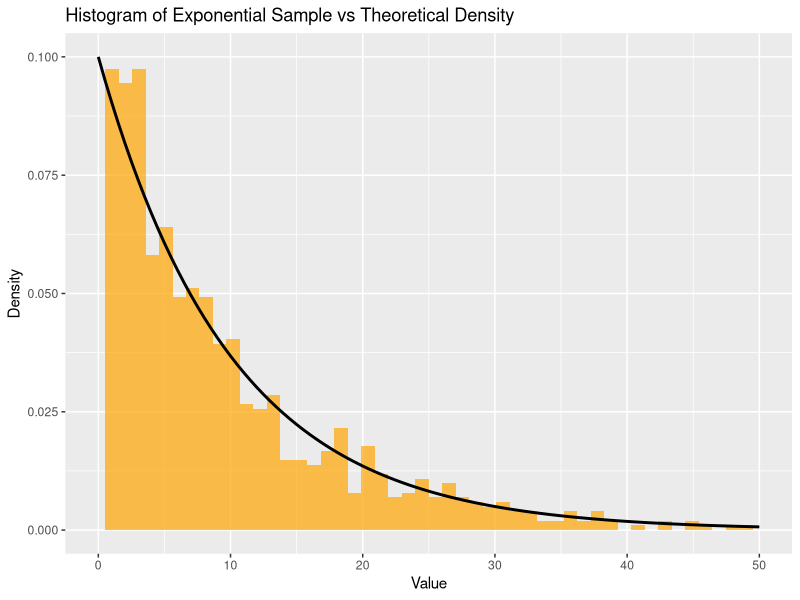
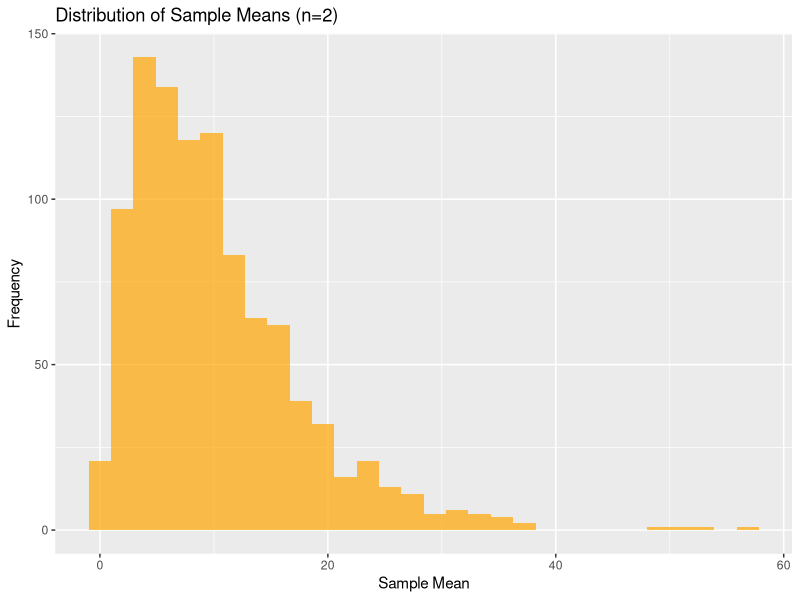
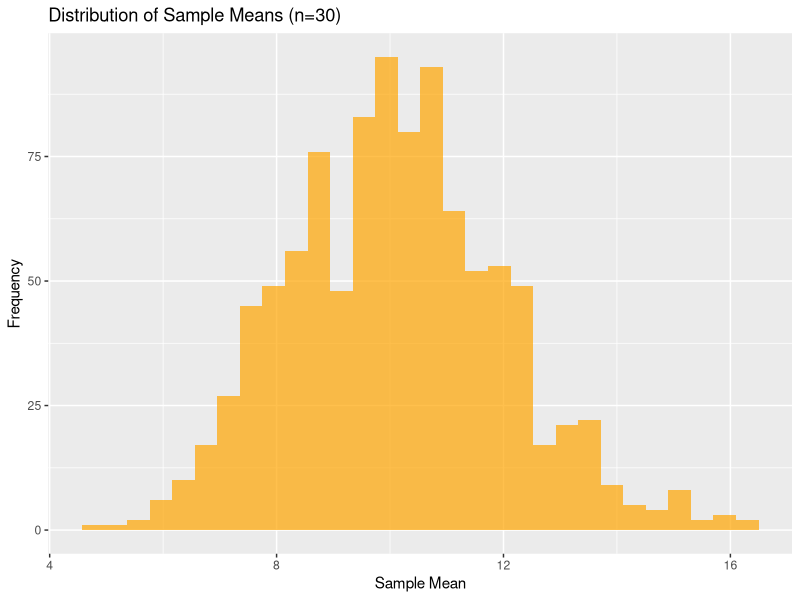

Write the R code that produced these figures, in order.
## ---- chunk 1
# Chunk labels used to identify code blocks. Useful for error tracking
knitr::opts_chunk$set(warning = FALSE, message = FALSE, echo = TRUE)
# Globally set default behavior of code chunks
# Warnings and messages are hidden. Code is still shown. Produces a clean output
## ---- chunk 2
library(dplyr)
library(ggplot2)
library(readr)
library(magrittr)
library(MASS)

set.seed(3112668) # For reproducibility
## ---- chunk 3
group_a <- 100 # Vaccinated
group_b <- 100 # Not vaccinated

p_flu_vaccine <- 0.10 # 10% change of getting flu
p_flu_none <- 0.30 # 30% change of getting flu

flu_a <- rbinom(1, group_a, p_flu_vaccine)
flu_b <- rbinom(1, group_b, p_flu_none)

# rbinom generates random numbers from a binomial distribution (number, size, probability)
# Simulating a survey of 100 people getting the flu when vaccinated and 100 people getting the flu when they are not vaccinated

no_flu_a <- group_a - flu_a
no_flu_b <- group_b - flu_b
# Calculating how many people didn't get the flu from each group

output <- data.frame(
  Outcome = c("Infected", "Not infected", "Participants"),
  Vaccinated_group = c(flu_a, no_flu_a, group_a),
  Unvaccinated_group = c(flu_b, no_flu_b, group_b)
) # Mimic a clinical statistics table

print(output)
## ---- chunk 4
prob_unvaccinated_no_infection <- no_flu_b / group_b # Empirical probability unvaccinated people will not get the flu
cat("Probability of someone unvaccinated not getting the flu:", # The cat() prints the message in clear text
    round(prob_unvaccinated_no_infection, 3)) # The 3 rounds the probability to 3 decimal places
## ---- chunk 5
p_hat <- prob_unvaccinated_no_infection # The sample proportion. This estimates the probability of not getting the flu in this group
n <- group_b # The number of people in the unvaccinated group
se <- sqrt(p_hat * (1 - p_hat) / n) # se stands for Standard Error. It measures the uncertainty in the sample proportion
z_value <- qnorm(0.975) # The Z-score represents the number of standard errors from the normal distribution. In this case its 1.96
print(z_value)

ci_lower <- p_hat - z_value * se # This gives us the lower end of the confidence interval in the population proportion given the standard errors
ci_upper <- p_hat + z_value * se # This gives us the upper end of the confidence interval in the population proportion

cat("We have 95% confidence that the proportion of unvaccinated people who didn't get the flu lies between ", round(ci_lower, 3), " and ", round(ci_upper, 3), ". In other words, this is the probability of not getting the flu when you didn't get the vaccine", "\n") # This is a statement explaining that I am 95% confident the population value is between these two ends
## ---- chunk 6
percentage_vaccinated <- 0.40
percentage_unvaccinated <- 0.60
# Both percentages add up to 1
# I need to calculate the percentage of infections given the uptake rate whilst taking into account the chance of getting the virus after receiving the vaccine and not receiving the vaccine at all
expected_infections <- (percentage_vaccinated * p_flu_vaccine) + (percentage_unvaccinated * p_flu_none)

cat("The expected percentage of flu infections accross a population where 40% of participants received the vaccine is", round(expected_infections * 100, 1), "%") # Convert the result into a percentage whilst rounding to one decimal place
## ---- chunk 7
# The question is asking me what the chance that a vaccinated person gets the flu as stated with 10% chance of infection
# The same experiment will be repeated 10 times
# There are only two outcomes 
# Being infected or receiving the vaccine the previous year doesn't alter the chances the following year
# The three conditions mentioned above indicates that this is a binomial distribution
# Since I need to give a probability in terms of a percentage I can work from the other direction (X less or equals too 2)
probability_three_or_more_flu_events <- 1 - pbinom(2, 10, p_flu_vaccine) # Subtract from 1 to give the value I'm looking for
# The pbinom function gives the cumulative probability of 0.9298 which is taking into account someone getting the flu virus no times at all, 1 event or 2 events
probability_two_or_less_flu_events <- pbinom(2, 10, p_flu_vaccine)
probability_three_or_more_flu_events <- 1 - probability_two_or_less_flu_events
cat("There is a", round(probability_two_or_less_flu_events * 100, 1), 
    "% chance of a vaccinated person getting the flu 2 times or less in 10 years.")
cat(" Therefore, the probability of getting the flu at least 3 times in 10 years:", 
    round(probability_three_or_more_flu_events * 100, 1), "% \n")
## ---- chunk 8
rate_parameter <- 1/10 # The rate parameter is the inverse of the mean
sample_number <- 1000 # Number of random sample values

exponential_distribution <- rexp(sample_number, rate = rate_parameter) # Generates one thousand values from this type of distribution
# Below is calculating population statistics
population_mean <- 1/rate_parameter # The population mean is the inverse of the rate parameter
population_sd <- 1/rate_parameter # The population standard deviation is also the inverse of the rate parameter

sample_mean <- mean(exponential_distribution) # The sample mean is the average of the generated sample values
sample_sd <- sd(exponential_distribution) # The sample standard deviation is the standard deviation of the generated sample values

cat("Population mean:", population_mean, "\n") # Prints the population mean
cat("Sample mean:", round(sample_mean, 3), "\n") # Prints the sample mean rounded to 3 decimal places
cat("Population standard deviation:", population_sd, "\n") # Prints the population standard deviation
cat("Sample standard deviation:", round(sample_sd, 3), "\n") # Prints the sample standard deviation rounded to 3 decimal places
## ---- chunk 9
ggplot(data.frame(x = exponential_distribution), aes(x = x)) + # Create a data frame with the sample values
  geom_histogram(aes(y = ..density..), bins = 50, fill = "orange", alpha = 0.7) + # Histogram with density on y-axis
  stat_function(fun = dexp, args = list(rate = rate_parameter), color = "black", size = 1) + # Overlay theoretical density function
  labs(title = "Histogram of Exponential Sample vs Theoretical Density", # Title of the plot
       x = "Value", y = "Density") + # Labels for x and y axes
  xlim(0, 50) # Limit x-axis to 0-50 for better visibility
## ---- chunk 10
number_of_samples <- 1000 # Number of sample means to generate
sample_size_small <- 2 # Size of each sample

sample_means_size_2 <- replicate(number_of_samples, mean(rexp(sample_size_small, rate = rate_parameter)))  # Generate 1000 sample means of size 2

ggplot(data.frame(means = sample_means_size_2), aes(x = means)) +  # Create a data frame with the sample means
  geom_histogram(bins = 30, fill = "orange", alpha = 0.7) +  # Histogram of sample means
  labs(title = "Distribution of Sample Means (n=2)",  # Title of the plot
       x = "Sample Mean", y = "Frequency")  # Labels for x and y axes

cat("Mean of sample means:", round(mean(sample_means_size_2), 3), "\n")  # Calculate and print the mean of sample means
cat("Standard deviation of sample means:", round(sd(sample_means_size_2), 3), "\n")  # Calculate and print the standard deviation of sample means
cat("Theoretical standard error:", round(population_sd/sqrt(sample_size_small), 3), "\n")  # Theoretical standard error of the sample means
## ---- chunk 11
sample_size_larger <- 30  # Size of each sample

sample_means_size_30 <- replicate(number_of_samples, mean(rexp(sample_size_larger, rate = rate_parameter)))  # Generate 1000 sample means of size 30

ggplot(data.frame(means = sample_means_size_30), aes(x = means)) +  # Create a data frame with the sample means
  geom_histogram(bins = 30, fill = "orange", alpha = 0.7) +  # Histogram of sample means
  labs(title = "Distribution of Sample Means (n=30)",  # Title of the plot
       x = "Sample Mean", y = "Frequency")  # Labels for x and y axes

cat("Mean of sample means:", round(mean(sample_means_size_30), 3), "\n") # Calculate and print the mean of sample means
cat("Standard deviation of sample means:", round(sd(sample_means_size_30), 3), "\n")  # Calculate and print the standard deviation of sample means
cat("Theoretical standard error:", round(population_sd/sqrt(sample_size_larger), 3), "\n")  # Theoretical standard error of the sample means
## ---- chunk 12
randomly_selected_participants <- 20
current_average_attractiveness_rating <- 7.5
new_average_attractiveness_rating <- 8.2
standard_deviation_difference_between_averages <- 1.9
statistical_significance_level_percentage <- 0.05

difference_in_averages <- new_average_attractiveness_rating - current_average_attractiveness_rating
print(difference_in_averages)
standard_error_difference <- standard_deviation_difference_between_averages / sqrt(randomly_selected_participants)
print(standard_error_difference)
t_statistic <- difference_in_averages / standard_error_difference
print(t_statistic)
degrees_of_freedom <- randomly_selected_participants - 1
print(degrees_of_freedom)

cat("\n") # Adding a line space between print outs

p_value <- pt(t_statistic, degrees_of_freedom, lower.tail = FALSE)
# pt refers to the probability t-distribution that R uses to calculate the probability for this type of set of values
cat("Sample mean difference:", difference_in_averages, "\n")
cat("Standard error of difference:", round(standard_error_difference, 4), "\n")
cat("t-statistic:", round(t_statistic, 4), "\n")
cat("Degrees of freedom:", degrees_of_freedom, "\n")
cat("p-value (one-tailed):", round(p_value, 4), "\n")

if(p_value < statistical_significance_level_percentage) {
  cat("Decision: Reject H0 - The new design is significantly more attractive\n")
} else {
  cat("Decision: Fail to reject H0 - No significant difference in attractiveness\n")
}
## ---- chunk 13
# Setting up the population parameters (we wouldn't normally know this)
true_mean_group1 <- 50 # Average for group 1
true_mean_group2 <- 55 # Average for group 2
true_standard_deviation_both_groups <- 10  # Standard deviation for both groups
correlation_between_groups <- 0.8 # Correlation between the two groups
number_of_participant_pairs <- 10 # Number of pairs of participants

# Creating the mathematical setup for generating correlated data
population_means <- c(true_mean_group1, true_mean_group2) # Means for the two groups
variance_covariance_matrix <- matrix(c(true_standard_deviation_both_groups^2,  # Variance for group 1
                                     correlation_between_groups * true_standard_deviation_both_groups * true_standard_deviation_both_groups, # Covariance between the groups
                                     correlation_between_groups * true_standard_deviation_both_groups * true_standard_deviation_both_groups, # Covariance between the groups
                                     true_standard_deviation_both_groups^2), nrow = 2) # Variance for group 2

# Generate 10 pairs of observations (pretending we don't know the true values)
generated_data_10_pairs <- MASS::mvrnorm(number_of_participant_pairs, population_means, variance_covariance_matrix) # Generates multivariate normal data
measurements_from_group1 <- generated_data_10_pairs[, 1] # Extracting measurements for group 1
measurements_from_group2 <- generated_data_10_pairs[, 2] # Extracting measurements for group 2

# Examining our sample data (as if we're researchers who don't know the truth)
cat("Sample Group 1 - Average:", round(mean(measurements_from_group1), 2), # Calculating the average and standard deviation for group 1
    "Variability:", round(sd(measurements_from_group1), 2), "\n") # Calculating the average and standard deviation for group 1
cat("Sample Group 2 - Average:", round(mean(measurements_from_group2), 2),  # Calculating the average and standard deviation for group 2
    "Variability:", round(sd(measurements_from_group2), 2), "\n") # Calculating the average and standard deviation for group 2
cat("How strongly related the groups are:", round(cor(measurements_from_group1, measurements_from_group2), 3), "\n")  # Correlation between the two groups
## ---- chunk 14
cat("Decision on test choice:\n") # This is a comment to explain the decision making process
cat("- We have paired observations (same participants measured twice)\n") # This is a comment to explain the decision making process
cat("- Sample size is small (n=10), so we need t-test not z-test\n") # This is a comment to explain the decision making process
cat("- Data should be normally distributed for t-test to be valid\n") # This is a comment to explain the decision making process
cat("- We'll use a paired t-test because the groups are related\n\n") # This is a comment to explain the decision making process
## ---- chunk 15
# Conducting the test
statistical_significance_threshold <- 0.05 # Setting the significance level for the test

paired_t_test_results_10 <- t.test(measurements_from_group1, measurements_from_group2,  # Performing the paired t-test
                                  paired = TRUE, alternative = "two.sided") # Specifying it's a paired test and two-tailed
print(paired_t_test_results_10) # Printing the results of the t-test

cat("\nConclusion: With probability of error =", round(paired_t_test_results_10$p.value, 4),  # Printing the p-value from the test
    "\nwe", ifelse(paired_t_test_results_10$p.value < statistical_significance_threshold, "reject", "fail to reject"),    # Conditional statement to determine if we reject or fail to reject the null hypothesis
    "the hypothesis that both groups have the same average at α = 0.05\n") # Printing the conclusion based on the p-value

cat("\nReflection on test's ability to reach correct conclusion:\n") # This is a comment to explain the reflection process
if(paired_t_test_results_10$p.value < statistical_significance_threshold) {      # If the p-value is less than the significance threshold
  cat("The test correctly detected the difference that actually exists (50 vs 55).\n") # Printing a message if the test detected the difference
  cat("With only 10 pairs, we got lucky to detect this 5-unit difference.\n") # Printing a message about the sample size
} else { # If the p-value is not less than the significance threshold
  cat("The test failed to detect the difference that actually exists (50 vs 55).\n") # Printing a message if the test did not detect the difference
  cat("This is likely because 10 pairs isn't enough data to reliably detect a 5-unit difference.\n") # Printing a message about the sample size
}
## ---- chunk 16
# Testing with more data (30 pairs)
number_of_participant_pairs_larger_study <- 30 # Number of pairs of participants in the larger study

# Generate 30 pairs of observations
generated_data_30_pairs <- MASS::mvrnorm(number_of_participant_pairs_larger_study, population_means, variance_covariance_matrix) # Generates multivariate normal data for 30 pairs
measurements_from_group1_larger_study <- generated_data_30_pairs[, 1] # Extracting measurements for group 1 in the larger study
measurements_from_group2_larger_study <- generated_data_30_pairs[, 2] # Extracting measurements for group 2 in the larger study

cat("Larger Study - Sample Group 1 - Average:", round(mean(measurements_from_group1_larger_study), 2),  # Calculating the average and standard deviation for group 1 in the larger study
    "Variability:", round(sd(measurements_from_group1_larger_study), 2), "\n") # Calculating the average and standard deviation for group 1 in the larger study
cat("Larger Study - Sample Group 2 - Average:", round(mean(measurements_from_group2_larger_study), 2),  # Calculating the average and standard deviation for group 2 in the larger study
    "Variability:", round(sd(measurements_from_group2_larger_study), 2), "\n") # Calculating the average and standard deviation for group 2 in the larger study
cat("How strongly related the groups are:", round(cor(measurements_from_group1_larger_study, measurements_from_group2_larger_study), 3), "\n") # Correlation between the two groups in the larger study
## ---- chunk 17
cat("Decision on test choice for larger study:\n") # This is a comment to explain the decision making process
cat("- Still have paired observations (same participants measured twice)\n") # This is a comment to explain the decision making process
cat("- Sample size is larger (n=30), but we still use t-test\n") # This is a comment to explain the decision making process
cat("- Larger sample gives us more power to detect real differences\n") # This is a comment to explain the decision making process
cat("- We'll use a paired t-test because the groups are still related\n\n") # This is a comment to explain the decision making process
## ---- chunk 18
# Conducting the test with larger sample
paired_t_test_results_30 <- t.test(measurements_from_group1_larger_study, measurements_from_group2_larger_study,  # Performing the paired t-test for the larger study
                                  paired = TRUE, alternative = "two.sided") # Specifying it's a paired test and two-tailed
print(paired_t_test_results_30) # Printing the results of the t-test for the larger study

cat("\nConclusion: With probability of error =", round(paired_t_test_results_30$p.value, 4),  # Printing the p-value from the test for the larger study
    "\nwe", ifelse(paired_t_test_results_30$p.value < statistical_significance_threshold, "reject", "fail to reject"),  # Conditional statement to determine if we reject or fail to reject the null hypothesis for the larger study
    "the hypothesis that both groups have the same average at α = 0.05\n") # Printing the conclusion based on the p-value for the larger study

cat("\nReflection on test's ability to reach correct conclusion:\n") # This is a comment to explain the reflection process for the larger study
if(paired_t_test_results_30$p.value < statistical_significance_threshold) { # If the p-value is less than the significance threshold for the larger study
  cat("The test correctly detected the difference that actually exists (50 vs 55).\n") # Printing a message if the test detected the difference for the larger study
  cat("With 30 pairs, we have much better power to detect this 5-unit difference.\n") # Printing a message about the sample size for the larger study
} else { # If the p-value is not less than the significance threshold for the larger study
  cat("The test failed to detect the difference that actually exists (50 vs 55).\n") # Printing a message if the test did not detect the difference for the larger study
  cat("This would be surprising with 30 pairs - we might have gotten unlucky with our random sample.\n") # Printing a message about the sample size for the larger study
}
## ---- chunk 19
cat("Comparison between 10-pair study and 30-pair study:\n\n") # This is a comment to explain the comparison process

cat("Study Results Summary:\n") # This is a comment to explain the summary of results
cat("- 10-pair study p-value:", round(paired_t_test_results_10$p.value, 4), "\n")    # Printing the p-value from the 10-pair study
cat("- 30-pair study p-value:", round(paired_t_test_results_30$p.value, 4), "\n\n") # Printing the p-value from the 30-pair study

cat("Key Conclusions:\n") # This is a comment to explain the key conclusions
cat("1. Sample size dramatically affects our ability to detect real differences\n") # This is a comment to explain the effect of sample size
cat("2. The true difference (5 units) never changes, but our power to detect it does\n") # This is a comment to explain the true difference
cat("3. Larger samples give more reliable and consistent results\n") # This is a comment to explain the effect of larger samples
cat("4. Small samples can lead to 'false negatives' - missing real effects\n") # This is a comment to explain the effect of small samples
cat("5. This demonstrates why proper sample size planning is crucial in research\n") # This is a comment to explain the importance of sample size planning
## ---- chunk 20
n_stores <- 6
sd_sales <- 30
mean_scenario1 <- 50
mean_scenario2 <- 55
mean_scenario3 <- 60

scenario1_sales <- rnorm(n_stores, mean_scenario1, sd_sales)
scenario2_sales <- rnorm(n_stores, mean_scenario2, sd_sales)
scenario3_sales <- rnorm(n_stores, mean_scenario3, sd_sales)

sales_data <- data.frame(
  sales = c(scenario1_sales, scenario2_sales, scenario3_sales),
  scenario = factor(rep(c("Scenario 1", "Scenario 2", "Scenario 3"), each = n_stores))
)

print(sales_data)
## ---- chunk 21
anova_result_a <- aov(sales ~ scenario, data = sales_data)
anova_summary_a <- summary(anova_result_a)
print(anova_summary_a)

p_value_a <- anova_summary_a[[1]]["scenario", "Pr(>F)"]

cat("Conclusion: With p-value =", round(p_value_a, 4), 
    "we", ifelse(p_value_a < 0.05, "reject", "fail to reject"), 
    "H0 at α = 0.05\n")

if(p_value_a < 0.05) {
  tukey_a <- TukeyHSD(anova_result_a)
  print(tukey_a)
}
## ---- chunk 22
sd_sales_b <- 25

scenario1_sales_b <- rnorm(n_stores, mean_scenario1, sd_sales_b)
scenario2_sales_b <- rnorm(n_stores, mean_scenario2, sd_sales_b)
scenario3_sales_b <- rnorm(n_stores, mean_scenario3, sd_sales_b)

sales_data_b <- data.frame(
  sales = c(scenario1_sales_b, scenario2_sales_b, scenario3_sales_b),
  scenario = factor(rep(c("Scenario 1", "Scenario 2", "Scenario 3"), each = n_stores))
)

anova_result_b <- aov(sales ~ scenario, data = sales_data_b)
anova_summary_b <- summary(anova_result_b)
print(anova_summary_b)

p_value_b <- anova_summary_b[[1]]["scenario", "Pr(>F)"]

cat("Conclusion: With p-value =", round(p_value_b, 4), 
    "we", ifelse(p_value_b < 0.05, "reject", "fail to reject"), 
    "H0 at α = 0.05\n")

if(p_value_b < 0.05) {
  tukey_b <- TukeyHSD(anova_result_b)
  print(tukey_b)
}
